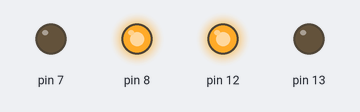
Bench run of a sketch on a simulated Arduino Uno, built with avr-gcc and run on an emulated ATmega328P. On the bench: output pins drawn as LEDs (lit = HIGH).

Above: at 0.1 s.
Timing chart, 0 to 1.6 s (numbered marks = the images above):
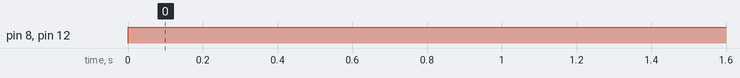

Measured:
- by itself, pin 8, pin 12: LOW → HIGH at 0.00 s

The sketch:

BareMinimum.ino
```cpp
void setup()
{
  pinMode(12, OUTPUT);
  pinMode(13, OUTPUT);
  pinMode(7, OUTPUT);
  pinMode(8, OUTPUT);
}

void loop()
{
 digitalWrite(7, LOW);
 digitalWrite(8, HIGH);
 digitalWrite(12, HIGH);
 digitalWrite(13, LOW);
}
```
